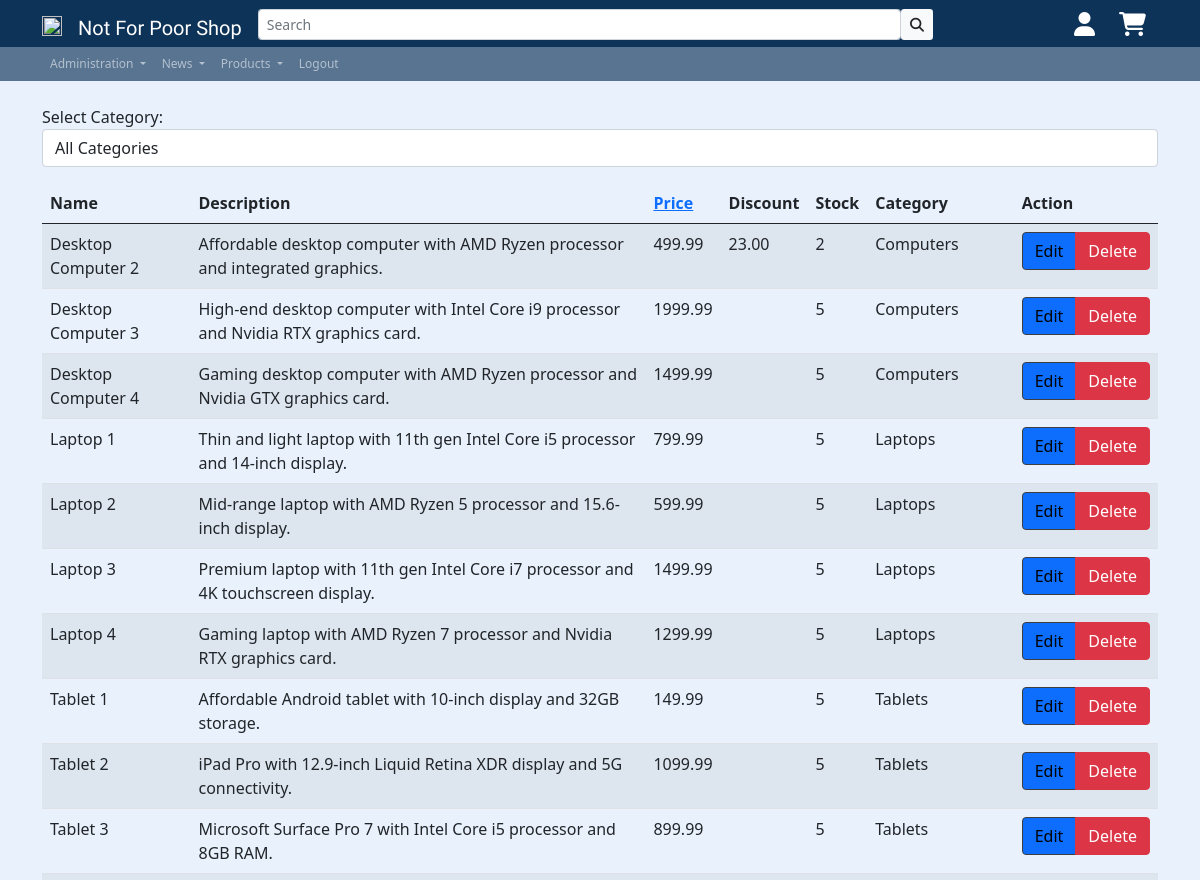
/app/inc/pgs/product_adminpage.php?seller_id=1 (signed in, upper part), run on an earlier commit of the app's database.
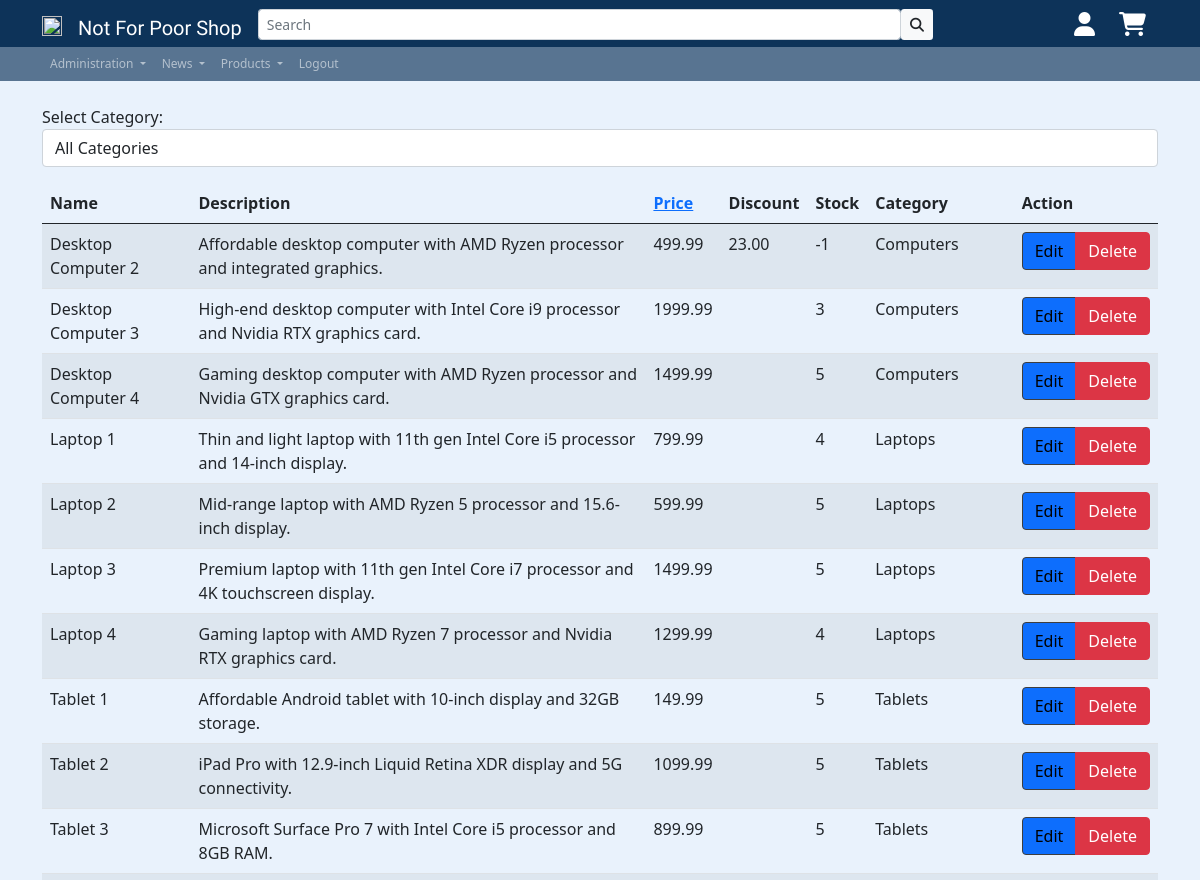
And on a later commit of the database.
### tables this page shows
CREATE TABLE `products` (
  `id` int(11) NOT NULL,
  `seller_id` int(11) NOT NULL,
  `category_id` int(11) NOT NULL,
  `name` varchar(50) NOT NULL,
  `description` text DEFAULT NULL,
  `price` decimal(10,2) NOT NULL,
  `Discount` decimal(10,2) DEFAULT NULL,
  `Stock` int(11) DEFAULT NULL
);

CREATE TABLE `categories` (
  `id` int(11) NOT NULL,
  `name` varchar(50) NOT NULL
);

### app/inc/pgs/product_adminpage.php (the view, shortened to what this page needs)
<!DOCTYPE html>
<html lang="en">
<head>
  <?php
  include '../includes/head.php';
  require_once('../../config/dbaccess.php');
  ?>
</head>
<body class="d-flex flex-column min-vh-100">
  <div class="container my-4">
    <?php
    $db_obj = new mysqli($host, $user, $password, $database);
    $sql = 'SELECT * FROM sellers';
    $stmt = $db_obj->prepare($sql);
    $stmt->execute();
    $result = $stmt->get_result();
    $sellers = $result->fetch_all(MYSQLI_ASSOC);
    $sql = 'SELECT * FROM categories';
    $stmt = $db_obj->prepare($sql);
    $stmt->execute();
    $result = $stmt->get_result();
    $categories = $result->fetch_all(MYSQLI_ASSOC);
    $selectedCategoryId = null;
    echo '<div class="mb-3">';
    echo '<label for="category-select">Select Category:</label>';
    echo '<select class="form-control" id="category-select" onchange="changeCategory()">';
    echo '<option value="">All Categories</option>';
    echo '</select>';
    echo '</div>';
    if (isset($_GET['seller_id'])) {
      $sql = 'SELECT * FROM products WHERE seller_id = ?';
      $stmt = $db_obj->prepare($sql);
      if ($selectedCategoryId) {
        $stmt->bind_param('ii', $_GET['seller_id'], $selectedCategoryId);
      } else {
        $stmt->bind_param('i', $_GET['seller_id']);
      }
      $stmt->execute();
      $result = $stmt->get_result();
      $products = $result->fetch_all(MYSQLI_ASSOC);
      echo '<table class="table table-striped">';
      echo '<thead><tr><th>Name</th><th>Description</th><th><a href="#" class="sortable" onclick="sortTable(2)">Price</a></th><th>Discount</th><th>Stock</th><th>Category</th><th>Action</th></tr></thead>';
      echo '<tbody>';
      foreach ($products as $product) {
        echo '<tr>';
        echo '<td>' . $product['name'] . '</td>';
        echo '<td>' . $product['description'] . '</td>';
        echo '<td>' . $product['price'] . '</td>';
        echo '<td>' . $product['Discount'] . '</td>';
        echo '<td>' . $product['Stock'] . '</td>';
        echo '<td>' . getCategoryName($product['category_id']) . '</td>';
        echo '<td><div class="btn-group" role="group" aria-label="Product Actions"><a href="#" onclick="editProduct(' . $product['id'] . ')" class="btn btn-primary">Edit</a><a href="#" onclick="deleteProduct(' . $product['id'] . ')" class="btn btn-danger">Delete</a></div></td>';
        echo '</tr>';
      }
      echo '</tbody>';
      echo '</table>';
    } else {
      echo '<h1 class="h2">Current Seller List:</h1>
      <ul class="list-group">';
      foreach ($sellers as $seller) {
        echo '<li class="list-group-item"><a href="?seller_id=' . $seller['id'] . '">' . $seller['name'] . '</a></li>';
      }
    }
    function getCategoryName($categoryId)
    {
      global $categories;
      foreach ($categories as $category) {
        if ($category['id'] == $categoryId) {
          return $category['name'];
        }
      }
      return 'N/A';
    }
    ?>
  </div>
</body>
</html>

What changed in the data, as far as the page shows it:
changed products "Desktop Computer 2": Stock "2" → "-1"
changed products "Desktop Computer 3": Stock "5" → "3"
changed products "Laptop 1": Stock "5" → "4"
changed products "Laptop 4": Stock "5" → "4"
